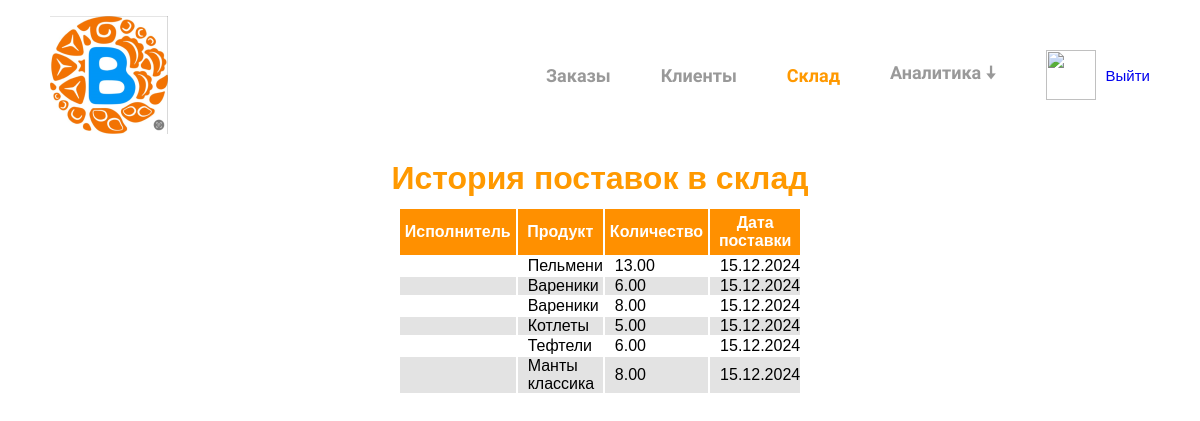
The app's page /storage/history/ (signed in), older data.
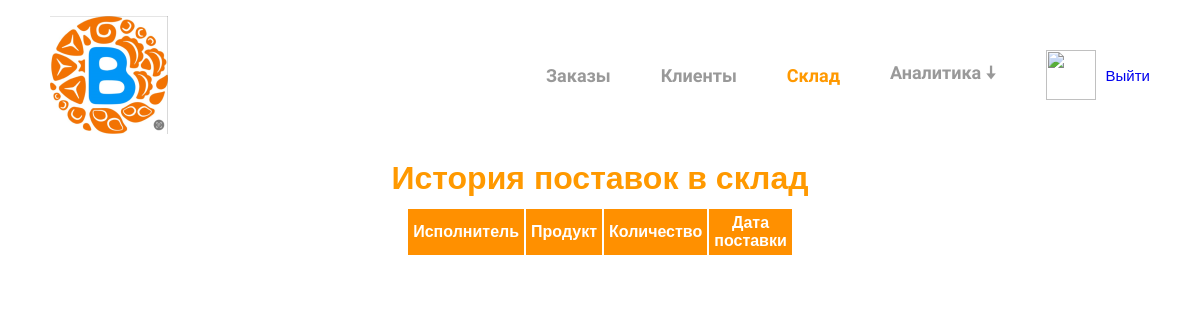
The same page, newer data.
### storage/models.py (models this page shows, shortened)
class Supply(models.Model):
    product = models.ForeignKey(Product,
                                related_name="supplies",
                                on_delete=models.CASCADE,
                                verbose_name="Продукт")
    worker = models.ForeignKey(Worker,
                               related_name="supplies",
                               on_delete=models.CASCADE,
                               verbose_name="Рабочий")
    amount = models.DecimalField(max_digits=10, decimal_places=2, verbose_name="Количество", null=True, blank=True)
    created_at = models.DateTimeField(auto_now_add=True)
    class Meta:
        ordering = ['created_at']

class Product(models.Model):
    name = models.CharField(max_length=50, verbose_name="Имя товара")
    amount = models.DecimalField(max_digits=10, decimal_places=2, verbose_name="Количество", default=0)
    sell_price = models.DecimalField(max_digits=10, decimal_places=2, verbose_name="Стоимость при продаже")
    cost_price = models.DecimalField(max_digits=10, decimal_places=2, verbose_name="Себестоимость")
    description = models.TextField(verbose_name="Описание")
    image = models.ImageField(upload_to="products/", verbose_name="Изображение")
    created_at = models.DateTimeField(auto_now_add=True)
    updated_at = models.DateTimeField(auto_now=True)
    available = models.BooleanField(default=True)

### storage/views.py (the view)
# urls.py: path('history/', views.history_of_supply_view, name="history_of_supply")
@login_required
def history_of_supply_view(request):
    supplies = Supply.objects.all()
    return render(request, "storage/history_of_supply.html", {
        "section": "storage",
        "supplies": supplies
    })

### templates/storage/history_of_supply.html (shortened to what this page needs)
{% extends 'base.html' %}
{% load static %}
{% block link %}
	<link rel="stylesheet" href="{% static 'css/storage_history.css' %}">
{% endblock link %}
{% block body %}
	<div class="center">
		<h1>История поставок в склад</h1>
		<table>
			<tr>
				<th>Исполнитель</th>
				<th>Продукт</th>
				<th>Количество</th>
				<th>Дата поставки</th>
			</tr>
			{% for supply in supplies %}
				{% if forloop.counter0|divisibleby:2 %}
					<tr class="white">
						<td>{{ supply.worker.name }}</td>
						<td>{{ supply.product.name }}</td>
						<td>{{ supply.amount }}</td>
						<td>{{ supply.created_at|date:"j.m.Y" }}</td>
					</tr>
				{% else %}
					<tr class="gray">
						<td>{{ supply.worker.name }}</td>
						<td>{{ supply.product.name }}</td>
						<td>{{ supply.amount }}</td>
						<td>{{ supply.created_at|date:"j.m.Y" }}</td>
					</tr>
				{% endif %}
			{% endfor %}
		</table>
	</div>
{% endblock body %}

Row changes from the older to the newer data that the page shows:
removed Supply: product.name "Пельмени", amount "13.00", created_at "15.12.2024"
removed Supply: product.name "Вареники", amount "6.00", created_at "15.12.2024"
removed Supply: product.name "Вареники", amount "8.00", created_at "15.12.2024"
removed Supply: product.name "Котлеты", amount "5.00", created_at "15.12.2024"
removed Supply: product.name "Тефтели", amount "6.00", created_at "15.12.2024"
removed Supply: product.name "Манты классика", amount "8.00", created_at "15.12.2024"
